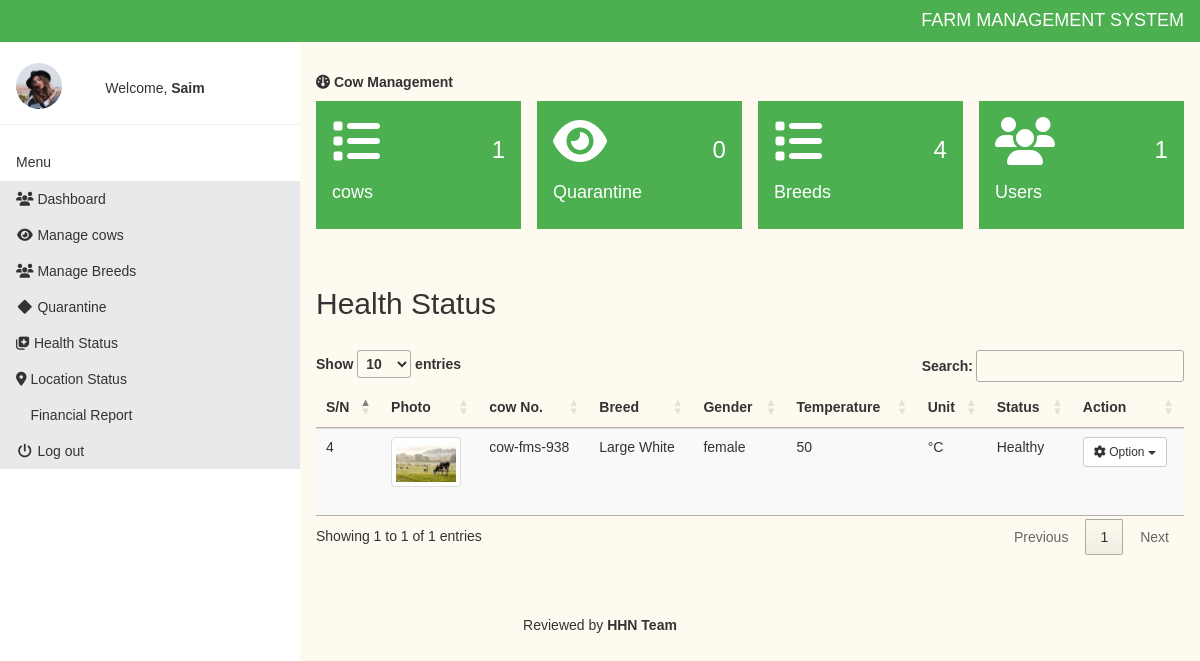
Screenshot of /health_status.php (signed in) with the database file from the repository.
### tables this page shows
CREATE TABLE IF NOT EXISTS `cows` (
  `id` int(11) NOT NULL AUTO_INCREMENT,
  `cowno` varchar(255) NOT NULL,
  `breed_id` int(11) NOT NULL,
  `weight` varchar(10) NOT NULL,
  `img` varchar(255) NOT NULL,
  `gender` varchar(10) NOT NULL,
  `arrived` varchar(10) NOT NULL,
  `remark` text NOT NULL,
  `health_status` varchar(50) NOT NULL,
  `Temperature` int(50) NOT NULL,
  `locationx` int(11) NOT NULL,
  `locationy` int(11) NOT NULL,
  `location_status` varchar(255) NOT NULL,
  PRIMARY KEY (`id`)
);

CREATE TABLE IF NOT EXISTS `breed` (
  `id` int(11) NOT NULL AUTO_INCREMENT,
  `name` varchar(255) NOT NULL,
  PRIMARY KEY (`id`)
);

### health_status.php (the view, shortened to what this page needs)
<?php include 'setting/system.php'; ?>
<?php include 'theme/head.php'; ?>
<?php include 'theme/sidebar.php'; ?>
<?php
if (isset($_SESSION['id']) && isset($_SESSION['user_name'])) {
 ?>
<div class="w3-main" style="margin-left:300px;margin-top:43px;">
  <header class="w3-container" style="padding-top:22px">
    <h5><b><i class="fa fa-dashboard"></i> Cow Management</b></h5>
  </header>
 <?php include 'inc/data.php'; ?>
 <div class="w3-container" style="padding-top:22px">
 <div class="w3-row">
  <h2>Health Status</h2>
  <br>
 <div class="table-responsive">
  <table class="table table-hover table-striped" id="table">
    <thead>
      <tr>
        <th>S/N</th>
        <th>Photo</th>
        <th>cow No.</th>
        <th>Breed</th>
        <th>Gender</th>
        <th>Temperature</th>
        <th>Unit</th>
        <th>Status</th>
        <th>Action</th>
      </tr>
    </thead>
    <tbody>
      <?php
       $all_cow = $db->query("SELECT * FROM cows ORDER BY id DESC");
       $fetch = $all_cow->fetchAll(PDO::FETCH_OBJ);
       foreach($fetch as $data){
          $get_breed = $db->query("SELECT * FROM breed WHERE id = '$data->breed_id'");
          $breed_result = $get_breed->fetchAll(PDO::FETCH_OBJ);
          foreach($breed_result as $breed){
        ?>
          <tr>
            <td><?php echo $data->id ?></td>
            <td>
              <img width="70" height="70" src="<?php echo $data->img; ?>" class="img img-responsive thumbnail">
            </td>
            <td><?php echo $data->cowno ?></td>
            <td><?php echo $breed->name ?></td>
            <td><?php echo $data->gender ?></td>
            <td><?php echo $data->Temperature ?></td>
            <td><?php echo '°C' ?></td>
            <?php
             if ( $data->Temperature <= "100") {
              $t="Healthy"
                     ;
              } else {
                $t="Sick";
              }
             ?>
             <td><?php echo $t ?></td>
            <td>
               <div class="dropdown">
                  <button class="btn btn-sm btn-default dropdown-toggle" type="button" data-toggle="dropdown"><i class="fa fa-cog"></i> Option
                  <span class="caret"></span></button>
                </div>
            </td>
          </tr>
      <?php
       }
      }
      ?>
    </tbody>
  </table>
 </div>
 </div>
</div>
</div>
<?php
  }
  else
  {
    header("Location: index.php");
     exit();
  }
  include 'theme/foot.php'; ?>

### theme/head.php (style rules this page uses)
body { font-family: 'arial'; background-color: floralwhite; }

### rows the page displays
cows: id "4", cowno "cow-fms-938", gender "female", Temperature "50", Temperature "Healthy"
breed: cows.img (placeholder picture), name "Large White"

### other values shown
NAME_X "FARM MANAGEMENT SYSTEM"
$_SESSION['user_name'] "Saim"
$pCount "1"
$qCount "0"
$bCount "4"
$uCount "1"
